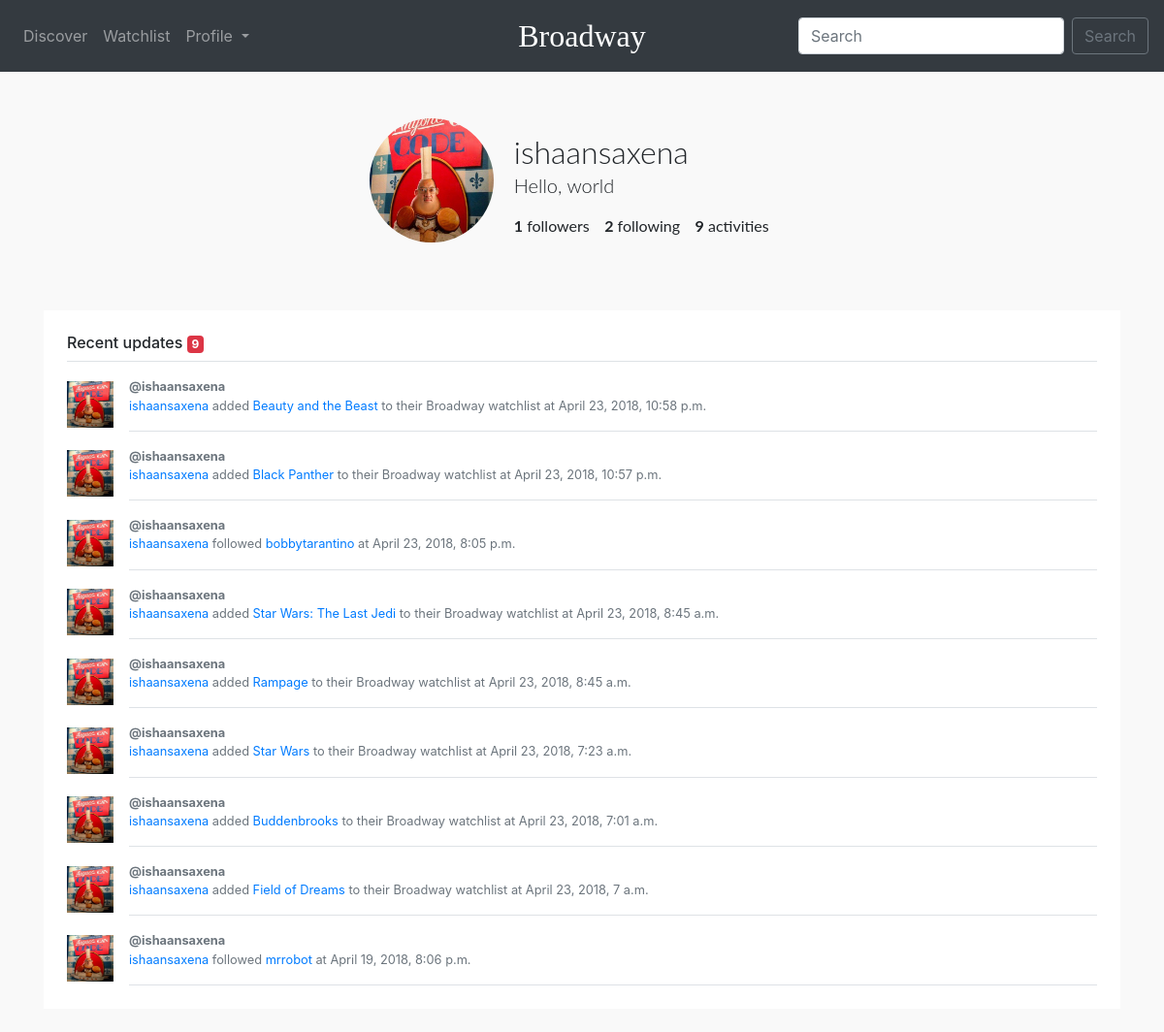
The page /u/ (signed in) on the database as committed earlier.
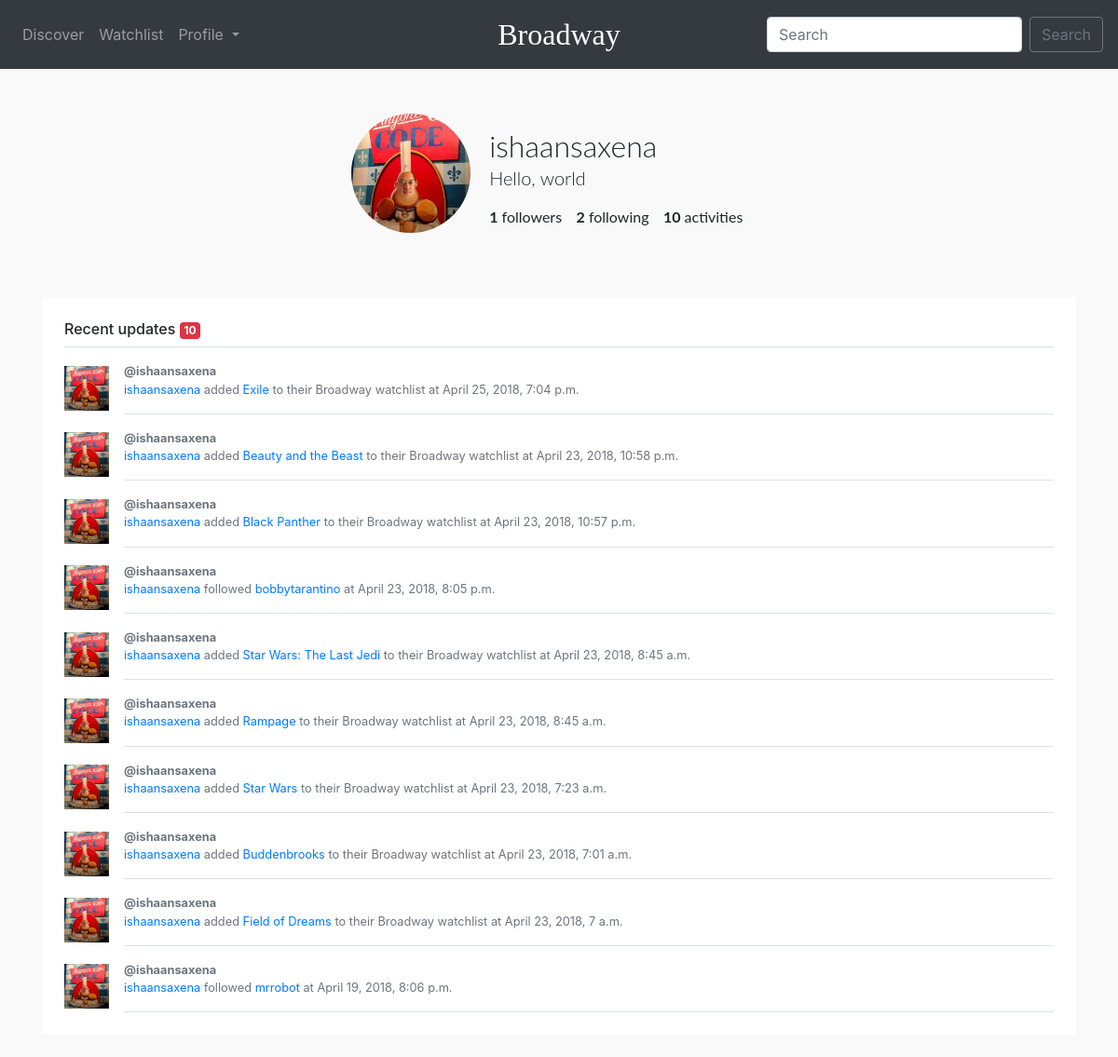
The same page on the database as committed later.
### user/models.py (models this page shows, shortened)
class Activity(models.Model):
    activity_type = models.CharField(max_length=50)
    main_user = models.ForeignKey(
        Profile,
        on_delete=models.CASCADE,
        related_name="main_user",
        null=True
    )
    movie = models.ForeignKey(
        main.models.Movie,
        on_delete=models.CASCADE,
        related_name="added",
        null=True,
        blank=True
    )
    activity_user = models.ForeignKey(
        Profile,
        on_delete=models.CASCADE,
        related_name="activity_user",
        null=True,
        blank=True
    )
    created_at = models.DateTimeField(
        auto_now_add=True
    )

class Profile(models.Model):
    user = models.OneToOneField(User, on_delete=models.CASCADE)
    bio = models.TextField(max_length=512, blank=True)
    birth_date = models.DateField(null=True, blank=True)
    name = models.CharField(max_length=32, blank=True)
    profile_picture = models.ImageField(
        upload_to='static/assets/user_images/',
        default='static/assets/user_images/default.png',
        blank=True
    )
    created_at = models.DateTimeField(
        auto_now_add=True
    )
    followers = models.IntegerField(default=0)
    following = models.IntegerField(default=0)
    def __str__(self):
        return self.user.username

### main/models.py (models this page shows, shortened)
class Movie(models.Model):
    movie_id = models.IntegerField(null=True)
    title = models.CharField(max_length=100, null=True)
    overview = models.TextField(null=True)
    release_date = models.DateField(null=True)
    poster = models.SlugField(
        blank=True
    )

### user/views.py (the view)
# urls.py: path('', views.profile, name='profile'),
@login_required
def profile(request):
    user_profile = Profile.objects.get(user=request.user)
    activities = Activity.objects.filter(main_user=user_profile).order_by('-created_at')
    context = {
        'profile': user_profile,
        'activities': activities,
    }
    return render(request, 'user/profile.html', context)

### templates/user/profile.html (shortened to what this page needs)
{% extends "base.html" %}
{% load static %}
{% block assets %}
<link rel="stylesheet" href="{% static 'css/profile.css' %}">
{% endblock %}
{% block content %}
    <div class="my-4 p-4 box-shadow profile-outer">
        <div class="profile profile-picture">
            <img src="/{{ profile.profile_picture }}">
        </div>
        <div class="profile profile-data">
            <h1 class="username">{{user.username}}</h1>
            <p class="data-outer">
                {{ profile.bio }}
            </p>
            <p class="data-outer">
                <span class="data"><span class="interactions">{{ profile.followers }}</span> followers</span>
                <span class="data"><span class="interactions">{{ profile.following }}</span> following</span>
                <span class="data"><span class="interactions">{{ activities.count }}</span> activities</span>
            </p>
        </div>
    </div>
    <div class="my-4 p-4 bg-white box-shadow">
        <h6 class="border-bottom border-gray pb-2 mb-0">
            Recent updates
            <span class="badge badge-danger">{{ activities|length }}</span>
        </h6>
        {% for activity in activities %}
            <div class="media text-muted pt-3">
                <img src="/{{ activity.main_user.profile_picture }}" alt="" class="mr-3 align-self-center profile-picture">
                <p class="media-body pb-3 mb-0 small lh-125 border-bottom border-gray">
                    <strong class="d-block text-gray-dark">@{{ activity.main_user }}</strong>
                    {% if activity.movie %}
                        <a href="/u/{{ activity.main_user }}">{{ activity.main_user }}</a>
                        {{ activity.activity_type }}
                        <a href="/m/{{ activity.movie.movie_id }}">{{ activity.movie.title }}</a>
                        to their Broadway watchlist at {{ activity.created_at }}
                    {% else %}
                        <a href="/u/{{ activity.main_user }}">{{ activity.main_user }}</a>
                        {{ activity.activity_type }}
                        <a href="/u/{{ activity.activity_user }}">{% if activity.activity_user.user == request.user %}you{% else %}{{ activity.activity_user }}{% endif %}</a>
                        at {{ activity.created_at }}
                    {% endif %}
                </p>
            </div>
        {% endfor %}
    </div>
{% endblock %}

Rows that differ between the two databases and show on the page:
added Activity: main_user.profile_picture (picture), main_user "ishaansaxena", activity_type "added", movie "Exile", created_at "April 25, 2018, 7:04 p.m."
Other text that changed with them:
{{ activities.count }}: "9" → "10"
{{ activities|length }}: "9" → "10"
